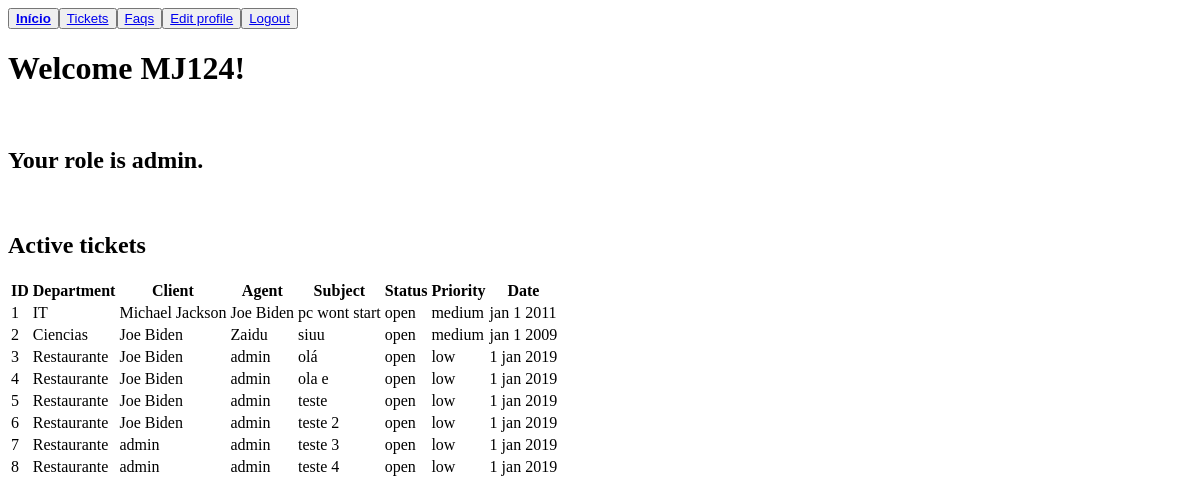
The app's page /index.php (signed in), older data.
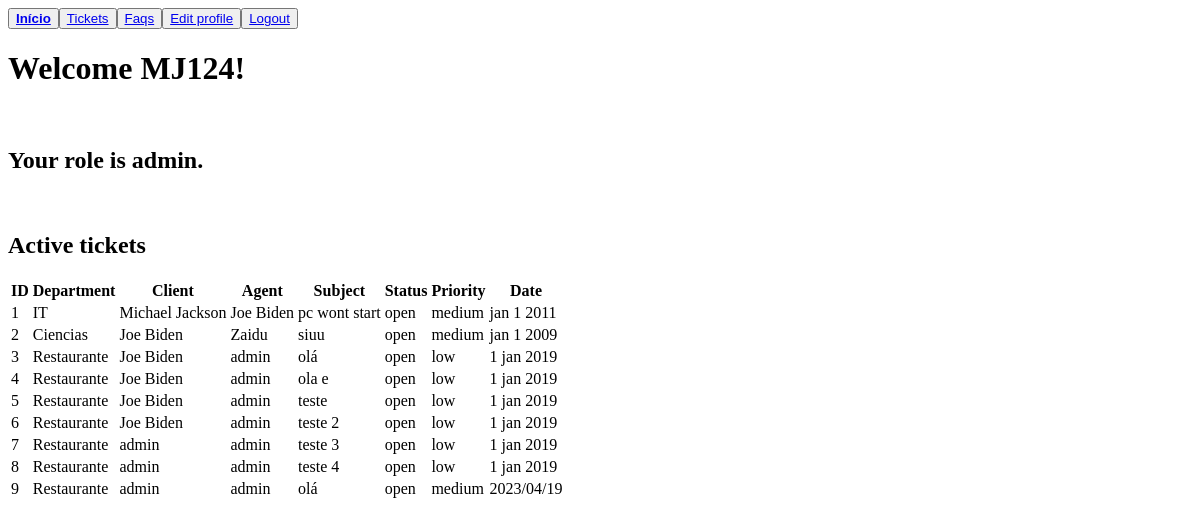
The same page, newer data.
### tables this page shows
CREATE TABLE user(
    id INTEGER PRIMARY KEY,
    name VARCHAR(50) NOT NULL,
    username VARCHAR(50) UNIQUE NOT NULL,
    email VARCHAR(50) UNIQUE NOT NULL,
    password VARCHAR(255) NOT NULL,
    role VARCHAR(10) CHECK(role = 'client' or role = 'agent' or role = 'admin') NOT NULL
);

CREATE TABLE tickets(
    id INTEGER PRIMARY KEY,
    department_id INTEGER,
    client_id INTEGER,
    agent_id INTEGER,
    subject VARCHAR(200) NOT NULL,
    description TEXT NOT NULL,
    status VARCHAR(10) CHECK(status = 'open' or status = 'assigned' or status = 'closed') NOT NULL,
    priority VARCHAR(10) CHECK(priority = 'low' or priority = 'medium' or priority ='high') NOT NULL,
    created_at DATETIME NOT NULL,
    updated_at DATETIME,
    FOREIGN KEY (department_id) REFERENCES department(id),
    FOREIGN KEY (client_id) REFERENCES user(id),
    FOREIGN KEY (agent_id) REFERENCES user(id)
);

CREATE TABLE department(
    id INTEGER PRIMARY KEY,
    name VARCHAR(50) NOT NULL
);

### index.php (the view, shortened to what this page needs)
<?php
   $db = getDatabaseConnection();
   $stmt = $db->prepare('SELECT * FROM user WHERE id = ?');
   $stmt->execute(array($_SESSION["user_id"]));
   $user = $stmt->fetch();
   $stmt = $db->prepare('SELECT * FROM tickets');
   $stmt->execute();
   $tickets = $stmt->fetchAll();
?>
<!DOCTYPE html>
<html lang="en-US">
<link rel="stylesheet" href="style_index.css">
   <head>
   </head>
   <body>
      <div class="buttons">
        <div class="index">
            <button type="submit" ><a href = "index.php"><b>Início</b></a></button>
        </div>
        <br>
        <div class="tickets">
            <button type="submit"><a href="tickets.php">Tickets</a></button>
        </div>
        <br>
        <div class="faqs">
            <button type="submit"><a href="faqs.php">Faqs</a></button>
        </div>
        <br>
        <div class="profile">
            <button type="submit"><a href="user_profile.php">Edit profile</a></button>
        </div>
        <br>
        <div class="logout">
            <button type="submit"><a href="logout.php">Logout</a></button>
        </div>
      </div>
      <h1>Welcome <?php echo $user["username"]?>!</h1>
      <br>
      <h2>Your role is <?php echo $user["role"]?>.</h2>
      <br>
      <h2>Active tickets</h2>
      <table>
        <thead>
            <tr>
                <th>ID</th>
                <th>Department</th>
                <th>Client</th>
                <th>Agent</th>
                <th>Subject</th>
                <th>Status</th>
                <th>Priority</th>
                <th>Date</th>
            </tr>
        </thead>
        <tbody>
            <?php
               foreach ($tickets as $ticket) {
                $department_id = $ticket['department_id'];
                $stmt = $db->prepare('SELECT * FROM department WHERE id = ?');
                $stmt->execute(array($department_id));
                $departments = $stmt->fetchAll();
                foreach ($departments as $department){};
                $client_id = $ticket['client_id'];
                $stmt = $db->prepare('SELECT * FROM user WHERE id = ?');
                $stmt->execute(array($client_id));
                $users = $stmt->fetchAll();
                foreach ($users as $c_user){};
                $agent_id = $ticket['agent_id'];
                $stmt = $db->prepare('SELECT * FROM user WHERE id = ?');
                $stmt->execute(array($agent_id));
                $users = $stmt->fetchAll();
                foreach ($users as $a_user){};
                echo "<tr>
                    <td>" . $ticket['id'] . "</td>
                    <td>" . $department['name'] . "</td>
                    <td>" . $c_user['name'] . "</td>
                    <td>" . $a_user['name'] . "</td>
                    <td>" . $ticket['subject'] . "</td>
                    <td>" . $ticket['status'] . "</td>
                    <td>" . $ticket['priority'] . "</td>
                    <td>" . $ticket['created_at'] . "</td>
                </tr>";
               }
            ?>
        </tbody>
      </table>
   </body>
</html>

### style_index.css (style rules this page uses)
.buttons { display: flex; }

Row changes from the older to the newer data that the page shows:
added tickets: id "9", agent.name "admin", subject "olá", status "open", priority "medium", created_at "2023/04/19"
now on this page (row unchanged): department: name "Restaurante"
